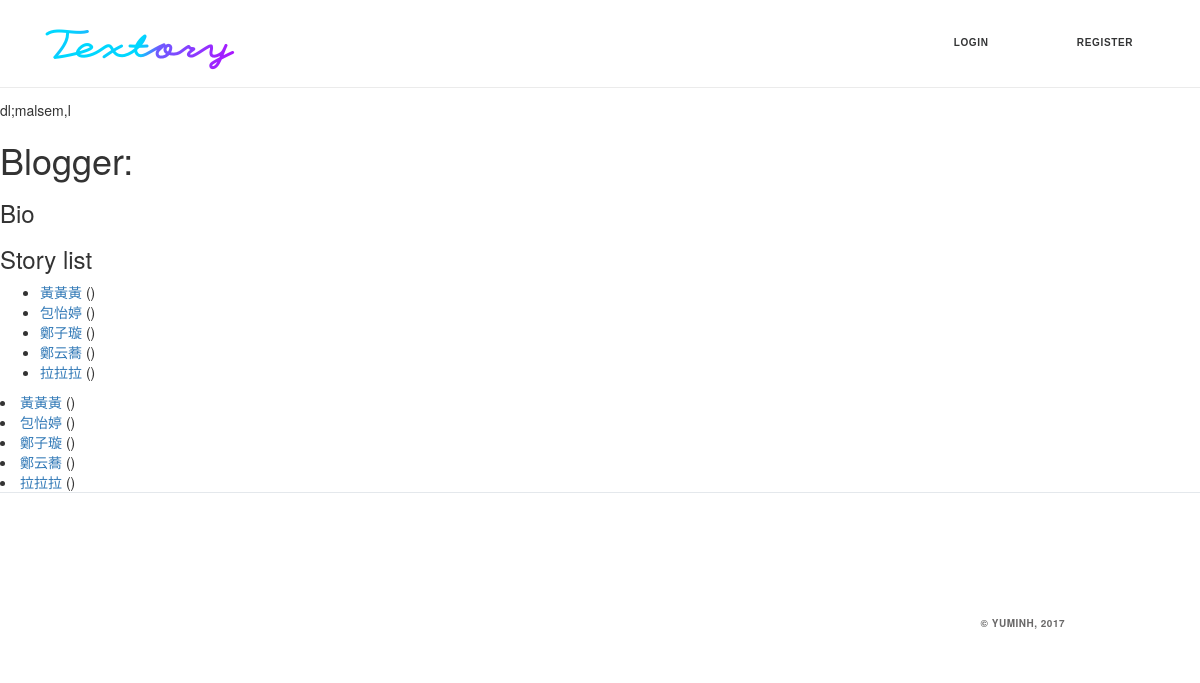
/storyauthor/1, run on the app's committed database.
### story/models.py (models this page shows, shortened)
class Story(models.Model):
    author = models.ForeignKey(StoryAuthor, related_name='storys')
    sb_thing = models.CharField(max_length=30,null=True)
    sb_story = models.CharField(max_length=30,null=True)
    sb_name = models.CharField(max_length=30,null=True)
    SB_GENDER = (
        ('他','他'),
        ('她','她'),
    )
    sb_gender = models.CharField(max_length = 100,null=True,choices = SB_GENDER)
    SB_ADV = (
        ('有點','有點'),
        ('非常','非常'),
        ('蠻','蠻'),
        ('超級','超級'),
        ('史上無敵','史上無敵'),
    )
    sb_adv = models.CharField(max_length = 100,null=True,choices = SB_ADV)
    SB_ADJ = (
        ('奇怪','奇怪'),
        ('白目','白目'),
        ('有病','有病'),
        ('自戀','自戀'),
        ('搞笑','搞笑'),
    )
    sb_adj = models.CharField(max_length = 100,null=True,choices = SB_ADJ)
    SB_ABOUT = (
        ('很喜歡','很喜歡'),
        ('不喜歡','不喜歡'),
        ('不吃','不吃'),
        ('討厭','討厭'),
        ('怕','怕'),
        ('常常','常常'),
    )
    sb_about = models.CharField(max_length = 100,null=True,choices = SB_ABOUT)
    WHO = (
        ('我們','我們'),
        ('他','他'),
        ('她','她'),
    )
    who = models.CharField(max_length = 100,null=True,choices = WHO)
    STH_ADJ = (
        ('扯','扯'),
        ('蠢','蠢'),
        ('有趣','有趣'),
        ('好笑','好笑'),
        ('丟臉','丟臉'),
        ('瘋狂','瘋狂'),
        ('誇張','誇張'),
        ('無聊','無聊'),
        ('幼稚','幼稚'),
        ('難忘','難忘'),
        ('開心','開心'),
    )
    sth_adj = models.CharField(max_length = 100,null=True,choices = STH_ADJ)
    ITJCTS = (
        ('哎','哎'),
        ('哈哈','哈哈'),
        ('呵呵','呵呵'),
        ('顆顆','顆顆'),
    )
    itjcts = models.CharField(max_length = 100,null=True,choices = ITJCTS)
    MARK = (
        ('~','~'),
        ('!','!'),
        ('XD','XD'),
        ('>///<','>///<'),
        ('^^','^^'),
        (':)',':)'),
        ('。','。'),
    )
    mark = models.CharField(max_length = 100,null=True,choices = MARK)
    created_date = models.DateTimeField(
            default=timezone.now)
    published_date = models.DateTimeField(
            blank=True, null=True)

### story/views.py (the view)
# urls.py: url(r'^storyauthor/(?P<pk>\d+)$', views.StoryListbyAuthorView.as_view(), name='storys_by_author'),
class StoryListbyAuthorView(generic.ListView):
    model = Story
    template_name = 'story/story_list_by_author.html'
    def get_queryset(self):
        id = self.kwargs['pk']
        target_author=get_object_or_404(StoryAuthor, pk = id)
        return Story.objects.filter(author=target_author)
    def get_context_data(self, **kwargs):
        context = super(StoryListbyAuthorView, self).get_context_data(**kwargs)
        context['author'] = get_object_or_404(StoryAuthor, pk = self.kwargs['pk'])
        return context

### story/templates/story/story_list_by_author.html (shortened to what this page needs)
{% extends 'story/base.html' %}
{% block body %}
dl;malsem,l
    <h1>Blogger: {{Author}}</h1>
    <h3>Bio</h3>
    {% if story_list %}
    <h3>Story list</h3>
    <ul>
      {% for story in story_list %}
      <li>
        <a href="{{ story.get_absolute_url }}">{{ story.sb_name }}</a> ({{story.post_date}})</a>
      </li>
      {% endfor %}
    </ul>
    {% for story in story_list %}
    <li>
      <a href="{% url 'story_detail' pk=story.pk %}">{{ story.sb_name }}</a> ({{story.post_date}})</a>
    </li>
    {% endfor %}
    {% else %}
      <p>This blogger hasn't posted anything yet.</p>
    {% endif %}
{% endblock %}

### data on the page
Story: sb_name "黃黃黃"
Story: sb_name "包怡婷"
Story: sb_name "鄭子璇"
Story: sb_name "鄭云蕎"
Story: sb_name "拉拉拉"
